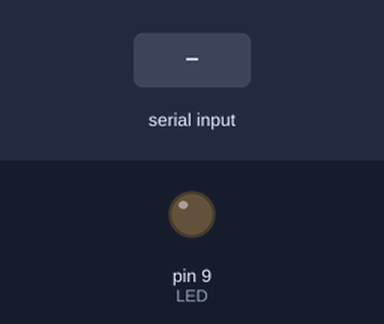
This sketch was run on a simulated Arduino Uno, built with avr-gcc and run on an emulated ATmega328P. Shown: output pins drawn as LEDs (lit = HIGH). Inputs (shaded band) come from the test bench.

Above: at 1.2 s.
1.3 s: "1" received over Serial
At 2.08 s:
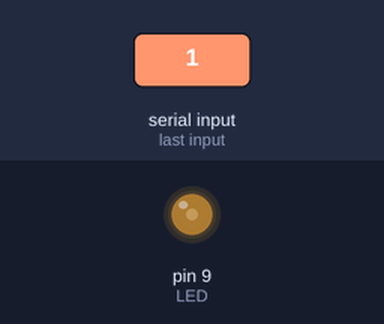
At 2.68 s:
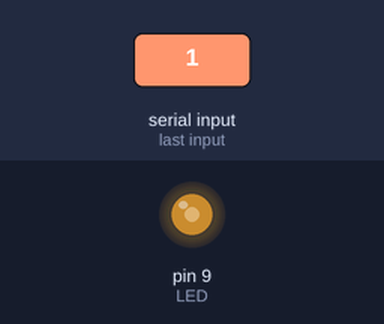
4.3 s: "0" received over Serial
At 4.48 s:
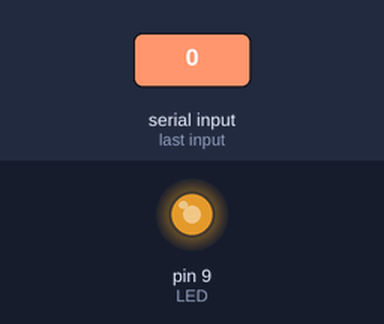
Timing chart, 0 to 7.9 s (numbered marks = the images above; inputs shaded):
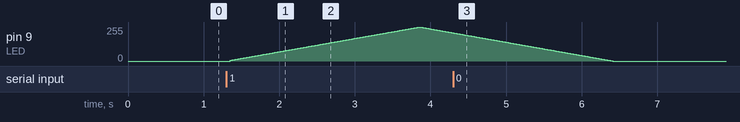

The sketch:

sketch_nov8a.ino
```cpp
int data; // 파이썬의 데이터를 저장하기 위함
const int LED=9;
int i = 0;

void setup(){
  Serial.begin(9600); // 시리얼 통신 시작, 9600은 통신 속도를 의미함
  pinMode(9,OUTPUT); // 9번 핀을 출력 부품으로 설정
  pinMode(LED,OUTPUT);
  digitalWrite(9,LOW); // 9번 핀에 'LOW' 신호 전달
}


void loop()

{

  while (Serial.available()) // 데이터 수신 계속 검사
  {
    data=Serial.read(); // data에 저장
  }

  if (data=='1')
  {
    for(i=0; i<255; i++) // i가 0에서부터 254까지 i=i+1씩 증가
    {
      digitalWrite(9,HIGH);
      analogWrite(LED,i);
      delay(10);

    }
    for(i=255; i>0; i--) // i가 255일 때, i<255를 만족하지 않으므로 거짓이 되어 i=i-1씩 감소
    {
      analogWrite(LED,i);
      delay(10);
    }
  }
  else if (data=='0'){
    digitalWrite (9,LOW);
  }
} 
```

Measured:
- after the input at 1.3 s, pin 9 (LED): rises from 0/255 to 255/255 in 2.5 s, then falls to 211/255 in 0.44 s
- after the input at 4.3 s, pin 9 (LED): goes on until 6.4 s, then stays 0/255
